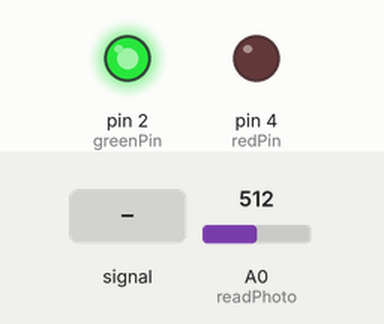
The sketch below on a simulated Arduino Uno, built with avr-gcc and run on an emulated ATmega328P. On the bench: output pins drawn as LEDs (lit = HIGH). The test bench sets the inputs (shaded band); at power-on: A0 (readPhoto) = 512. What the sketch prints to the serial monitor is not drawn.

Above: at 1.2 s.
1.3 s: A0 (readPhoto) fed a 200 Hz sine of ±460 counts around its level
At 2.2 s:
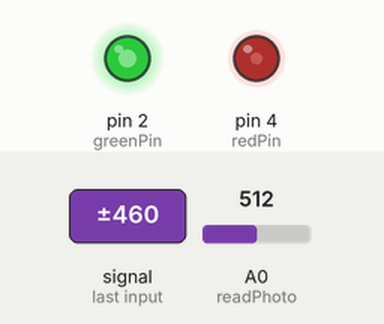
2.9 s: A0 (readPhoto) set to 716
At 3.8 s:
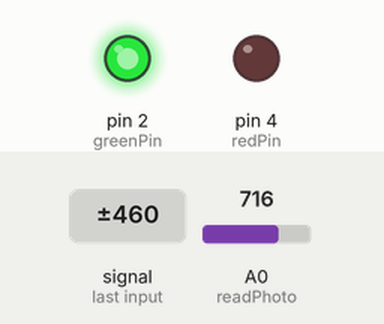
4.4 s: A0 (readPhoto) set to 265
5.9 s: A0 (readPhoto) set to 233
At 6.5 s:
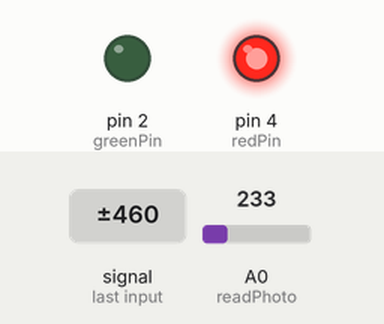
7.4 s: A0 (readPhoto) set to 260
At 7.7 s:
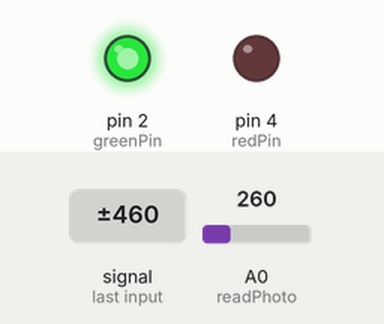
8.9 s: A0 (readPhoto) set to 240
At 10.0 s:
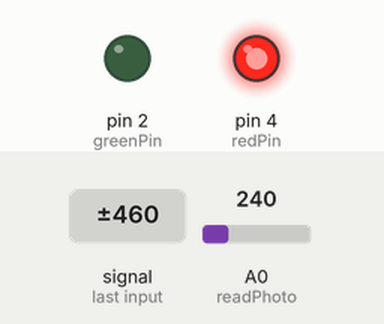
Timing chart, 0 to 11.4 s (numbered marks = the images above; inputs shaded):
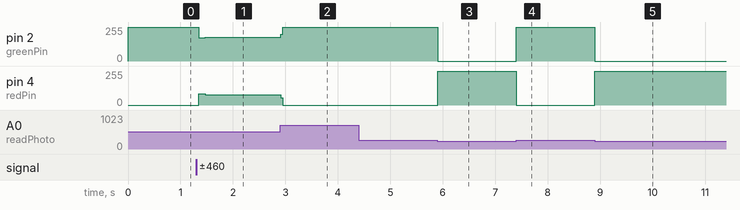

The sketch:

Photoresistor.ino
```cpp
/*
  To learn more about this project look at the readME.adoc
*/
// Headers
// Variables
int readPhoto = A0;
int greenPin = 2;
int redPin = 4;
int photoVal;

// Function
int greenLED(int led) {
  digitalWrite(greenPin, HIGH);
  digitalWrite(redPin, LOW);
}
int redLED(int led) {
  digitalWrite(redPin, HIGH);
  digitalWrite(greenPin, LOW);
}


void setup() {
  // put your setup code here, to run once:
  Serial.begin(115200);
  while(!Serial){
    ;
  }
  pinMode(greenPin, OUTPUT);
  pinMode(redPin, OUTPUT);
  pinMode(readPhoto, INPUT);
}

void loop() {
  // put your main code here, to run repeatedly:
  photoVal = analogRead(readPhoto);
  Serial.println(photoVal);
  if(photoVal >= 250){
    greenLED(greenPin);
  } else {
    redLED(redPin);
  }

}
```

Measured:
- the behaviour switches between 250 and 249 on A0 (readPhoto) (found by bisection; images 2 and 3)
- after the input at 1.3 s, pin 2 (greenPin): 255/255 → 173/255 after 0.05 s, → 179/255 0.12 s later; pin 4 (redPin): 0/255 → 83/255 after 0.05 s, → 77/255 0.12 s later
- after the input at 2.9 s, pin 2 (greenPin): 179/255 → 255/255 at once; pin 4 (redPin): 77/255 → 0/255 at once
- after the input at 5.9 s, pin 2 (greenPin): 255/255 → 0/255 at once; pin 4 (redPin): 0/255 → 255/255 at once
- after the input at 7.4 s, pin 2 (greenPin): 0/255 → 255/255 at once; pin 4 (redPin): 255/255 → 0/255 at once
- after the input at 8.9 s, pin 2 (greenPin): 255/255 → 0/255 at once; pin 4 (redPin): 0/255 → 255/255 at once
